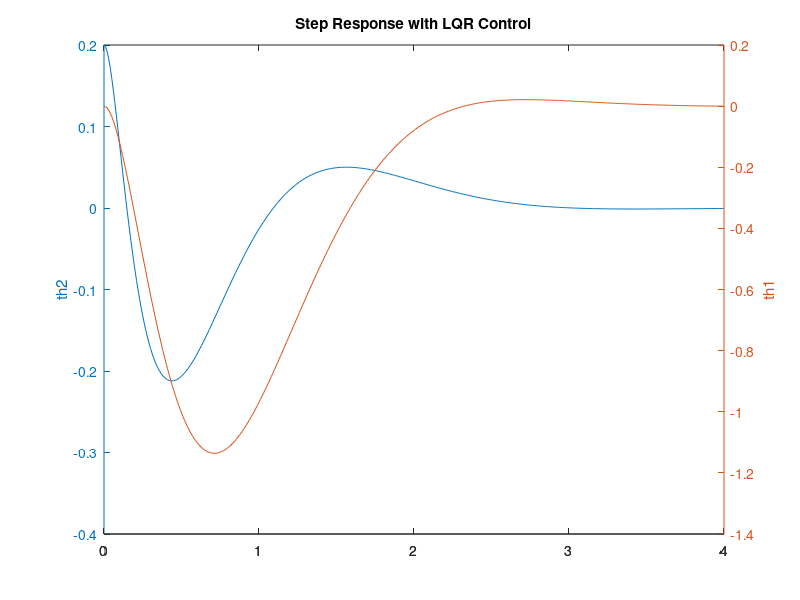

Write the MATLAB code that produced this figure.
% Linearized control algorithm for the furuta pendulum
clear all; close all; clc
% params
g = 9.81;
L1 = 0.4735; l1 = 0.103611377105; m1 = 1.19468; J1zz = 0.0808111699502;
L2 = 0.433; l2 = 0.192564656882; m2 = 0.20168; J2xx = 1.476e-05;
J2yy = 0.00392556477687; J2zz = 0.00392556477687;
b1 = 0.1; b2 = 0.1; % friction
w_vel = 50;
% Simplified inertias
J1 = J1zz + m1*l1*l1;
J2 = max(J2yy,J2zz) + m2*l2*l2;
J0 = J1 + m2*L1*L1;

% State space model linearized around unstable position
p = (J0*J2 - m2*m2*L1*L1*l2*l2);
A_31 = 0;
A_32 = g*m2*m2*l2*l2*L1/p;
A_33 = -b1*J2/p;
A_34 = -b2*m2*l2*L1/p;
A_41 = 0;
A_42 = g*m2*l2*J0/p;
A_43 = -b1*m2*l2*L1/p;
A_44 = -b2*J0/p;
B_31 = J2/p;
B_41 = m2*L1*l2/p;
B_32 = m2*L1*l2/p;
B_42 = J0/p;

% Staties [th1,th2,th1_dot,th2_dot]
A = [0 0 1 0; 0 0 0 1; A_31 A_32 A_33 A_34; A_41 A_42 A_43 A_44];
B = [0;0;B_31;B_32];
clear A_* B_* p
C = [0 1 0 0; 1 0 0 0]; % th2, th1 output
D = [0;0];
states = {'th1' 'th2' 'th1_dot' 'th2_dot'};
inputs = {'tau1'};
outputs = {'th2'; 'th1'};
sys_ss = ss(A,B,C,D,'statename',states,'inputname',inputs,'outputname',outputs);

% Control
R = 1; Q = C'*C; 
Q(1,1) = 1;    % th2 weight
Q(2,2) = 0.1;   % th1 weight
[L,~,Ec] = lqr(A,B,Q,R); 
Ac = A - B*L; Bc = B; Cc = [C; -L]; Dc = [D; 1];
inputs = {'r'}; outputs{3} = 'u';
sys_ss_ctrl = ss(Ac,Bc,Cc,Dc,'statename',states,'inputname',inputs,'outputname',outputs);
% Ref scaling
Nr = 1; tfs = tf(sys_ss_ctrl); [i_max,~] = size(tfs);
for i = 1:i_max
    if strcmp(tfs.outputname{i},'th1')
        Nr = tfs.den{i}(end)/tfs.num{i}(end);
        sys_ss_ctrl.D(3) = Nr;
        break;
    end
end
clear i i_max tfs

% Simulation
t = 0:0.01:4; u = 0.0*Nr*ones(size(t)); th2_init = 0.2;
y_sim = lsim(sys_ss_ctrl,u,t,[0,th2_init,0,0]);

[AX,H1,H2] = plotyy(t,y_sim(:,1),t,y_sim(:,2),'plot');
set(get(AX(1),'Ylabel'),'String','th2')
set(get(AX(2),'Ylabel'),'String','th1')
title('Step Response with LQR Control')

% Some printouts
fprintf('tau_max = %f\n',max(abs(y_sim(:,3)))); % ~3.5 max
fprintf('Recommended Fs: %0.1f - %0.1f Hz\n',...
    (10*max(abs([Ec;pole(sys_ss)])))/2/pi,(30*max(abs([Ec;pole(sys_ss)])))/2/pi );
disp(' ');
sout = '// states = ['; i_max = length(states);
for i = 1:i_max
    if i < i_max
        sout = strcat(sout,sprintf('%s, ',states{i}));
    else
        sout = strcat(sout,sprintf('%s]\n',states{i}));
    end
end
disp(sout);
sout = 'static float L[] = {';
for i = 1:i_max
    if i < i_max
        sout = strcat(sout,sprintf('%0.4f, ',L(i)));
    else
        sout = strcat(sout,sprintf('%0.4f};',L(i)));
    end
end
disp(sout);
fprintf('static float Nr = %0.4f;\n\n',Nr);
clear sout i_max i
